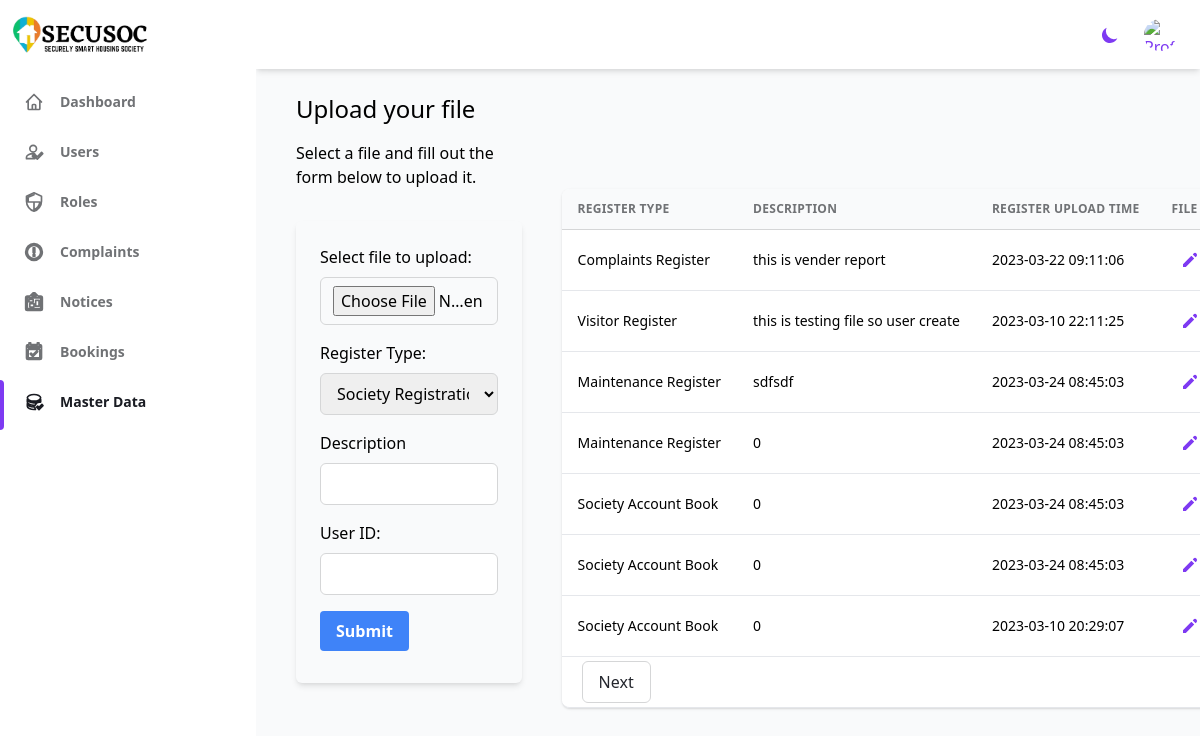
The page /admin/deshboards/Master-Data.php (signed in) on the database its author committed.
### tables this page shows
CREATE TABLE `register_transaction` (
  `R_id` int(4) NOT NULL,
  `Register_id` int(3) NOT NULL,
  `Description` varchar(255) DEFAULT NULL,
  `File` varchar(255) DEFAULT NULL,
  `Register_Upload_time` timestamp NOT NULL DEFAULT current_timestamp() ON UPDATE current_timestamp(),
  `User_id` int(4) DEFAULT NULL,
  `Register_Status` int(1) NOT NULL
);

CREATE TABLE `register_master` (
  `Register_id` int(4) NOT NULL,
  `Register_Type` varchar(20) NOT NULL
);

### admin/deshboards/Master-Data.php (the view, shortened to what this page needs)
<?php $current_url = 'Master Data';
require_once '../../src/config/database.php';
require_once '../deshboards/header.php'; ?>
<?php require_once '../deshboards/sidebar.php'; ?>
<div class="grid grid-cols-10 gap-4">
    <div class="col-span-10 sm:col-span-3">
        <div class="container mx-auto px-4 py-6 dark:text-gray-300">
            <h1 class="text-2xl font-medium mb-4">Upload your file</h1>
            <p class="text-base mb-8">Select a file and fill out the form below to upload it.</p>
            <form method="post" action="process_register_entry.php" enctype="multipart/form-data" class="bg-white shadow-md rounded-md px-6 pt-6 pb-8 mb-4 dark:border-gray-700 bg-gray-50 dark:text-gray-400 dark:bg-gray-800">
                <div class="mb-4">
                    <label class="block font-medium mb-2" for="file">Select file to upload:</label>
                    <input type="file" name="file" id="file" class="py-2 px-3 border rounded-md w-full">
                </div>
                <div class="mb-4">
                    <label class="block font-medium mb-2" for="register_id">Register Type:</label>
                    <select name="register_id" id="register_id" class="py-2 px-3 border rounded-md w-full">
                        <?php
                        $sql = "SELECT * FROM register_master";
                        $result = mysqli_query($conn, $sql);
                        while ($row = mysqli_fetch_assoc($result)) {
                            echo "<option value='" . $row['Register_id'] . "'>" . $row['Register_Type'] . "</option>";
                        }
                        ?>
                    </select>
                </div>
                <div class="mb-4">
                    <label class="block font-medium mb-2" for="description">Description</label>
                    <input type="text" name="description" id="description" class="py-2 px-3 border rounded-md w-full">
                </div>
                <div class="mb-4">
                    <label class="block font-medium mb-2" for="user_id">User ID:</label>
                    <input type="text" name="user_id" id="user_id" class="py-2 px-3 border rounded-md w-full">
                </div>
                <div class="flex items-center justify-between">
                    <input type="submit" name="submit" value="Submit" class="bg-blue-500 hover:bg-blue-700 text-white font-bold py-2 px-4 rounded focus:outline-none focus:shadow-outline">
                </div>
            </form>
        </div>
    </div>
    <div class="col-span-10 sm:col-span-7">
        <?php
        $page = isset($_GET['page']) ? (int)$_GET['page'] : 1;
        $records_per_page = 7;
        $limit = ($page - 1) * $records_per_page;
        $sql = "SELECT rt.Description, rt.Register_Upload_time, rt.File, rm.Register_Type FROM register_transaction rt INNER JOIN register_master rm ON rt.Register_id = rm.Register_id ORDER BY rt.R_id DESC LIMIT $limit, $records_per_page";
        $result = mysqli_query($conn, $sql);
        $sql = "SELECT COUNT(*) AS total FROM register_transaction";
        $result_total = mysqli_query($conn, $sql);
        $row_total = mysqli_fetch_assoc($result_total);
        $total_records = $row_total['total'];
        $total_pages = ceil($total_records / $records_per_page);
        ?>
        <div class="flex flex-col">
            <div class="sm:my-28 overflow-x-auto sm:-mx-6 lg:-mx-6">
                <div class="py-2 align-middle inline-block min-w-full sm:px-6 lg:px-8">
                    <div class="shadow overflow-hidden border-b border-gray-200 sm:rounded-lg ">
                        <div class="overflow-x-auto">
                            <table class="w-full whitespace-no-wrap">
                                <thead class="bg-gray-50 dark:text-gray-400 dark:bg-gray-800">
                                    <tr class="text-xs font-semibold tracking-wide text-left text-gray-500 uppercase border-b dark:border-gray-700 bg-gray-50 dark:text-gray-400 dark:bg-gray-800">
                                        <th scope="col" class="px-4 py-3 text-ellipsis overflow-hidden">Register Type</th>
                                        <th scope="col" class="px-4 py-3 text-ellipsis overflow-hidden">Description</th>
                                        <th scope="col" class="px-4 py-3 text-ellipsis overflow-hidden">Register Upload Time</th>
                                        <th scope="col" class="px-4 py-3 text-ellipsis overflow-hidden">File</th>
                                    </tr>
                                </thead>
                                <tbody class="bg-white divide-y divide-gray-200 dark:text-gray-400 dark:bg-gray-800">
                                    <?php while ($row = mysqli_fetch_assoc($result)) { ?>
                                        <tr>
                                            <td class="px-4 py-3 text-sm truncate hover:text-clip"><?php echo $row['Register_Type']; ?></td>
                                            <td class="px-4 py-3 text-sm"><?php echo $row['Description']; ?></td>
                                            <td class="px-4 py-3 text-sm"><?php echo $row['Register_Upload_time']; ?></td>
                                            <td class="px-4 py-3 text-sm">
                                                <a href="#">
                                                    <div class="flex items-center space-x-4 text-sm">
                                                        <button class="flex items-center justify-between px-2 py-2 text-sm font-medium leading-5 text-purple-600 rounded-lg dark:text-gray-400 focus:outline-none focus:shadow-outline-gray" aria-label="Edit">
                                                            <svg class="w-5 h-5" aria-hidden="true" fill="currentColor" viewBox="0 0 20 20">
                                                                <path d="M13.586 3.586a2 2 0 112.828 2.828l-.793.793-2.828-2.828.793-.793zM11.379 5.793L3 14.172V17h2.828l8.38-8.379-2.83-2.828z"></path>
                                                            </svg>
                                                        </button>
                                                </a>
                                            </td>
                                        </tr>
                                    <?php } ?>
                                </tbody>
                            </table>
                        </div>
                        <div class="bg-white dark:text-gray-400 dark:bg-gray-800 px-2 py-1 flex items-center justify-between border-t border-gray-200 sm:px-6">
                            <div class="flex-1 flex justify-between sm:hidden">
                                <?php if ($page < $total_pages) { ?>
                                    <a href="?page=<?php echo ($page + 1); ?>" class="ml-3 relative inline-flex items-center px-4 py-2 border border-gray-300 rounded-md font-medium text-gray-700 bg-white hover:bg-gray-50">
                                        Next
                                    </a>
                                <?php } ?>
                            </div>
                        </div>
                    </div>
                </div>
            </div>
        </div>
    </div>
</div>
<?php require_once '../deshboards/footer.php'; ?>

### rows shown on the page
register_transaction: Register.Register_Type "Complaints Register", Description "this is vender report", Register_Upload_time "2023-03-22 09:11:06"
register_transaction: Register.Register_Type "Visitor Register", Description "this is testing file so user create", Register_Upload_time "2023-03-10 22:11:25"
register_transaction: Register.Register_Type "Maintenance Register", Description "sdfsdf", Register_Upload_time "2023-03-24 08:45:03"
register_transaction: Register.Register_Type "Maintenance Register", Description "0", Register_Upload_time "2023-03-24 08:45:03"
register_transaction: Register.Register_Type "Society Account Book", Description "0", Register_Upload_time "2023-03-24 08:45:03"
register_transaction: Register.Register_Type "Society Account Book", Description "0", Register_Upload_time "2023-03-24 08:45:03"
register_transaction: Register.Register_Type "Society Account Book", Description "0", Register_Upload_time "2023-03-10 20:29:07"

### other values the page prints
form field register_id "Society Registration"
